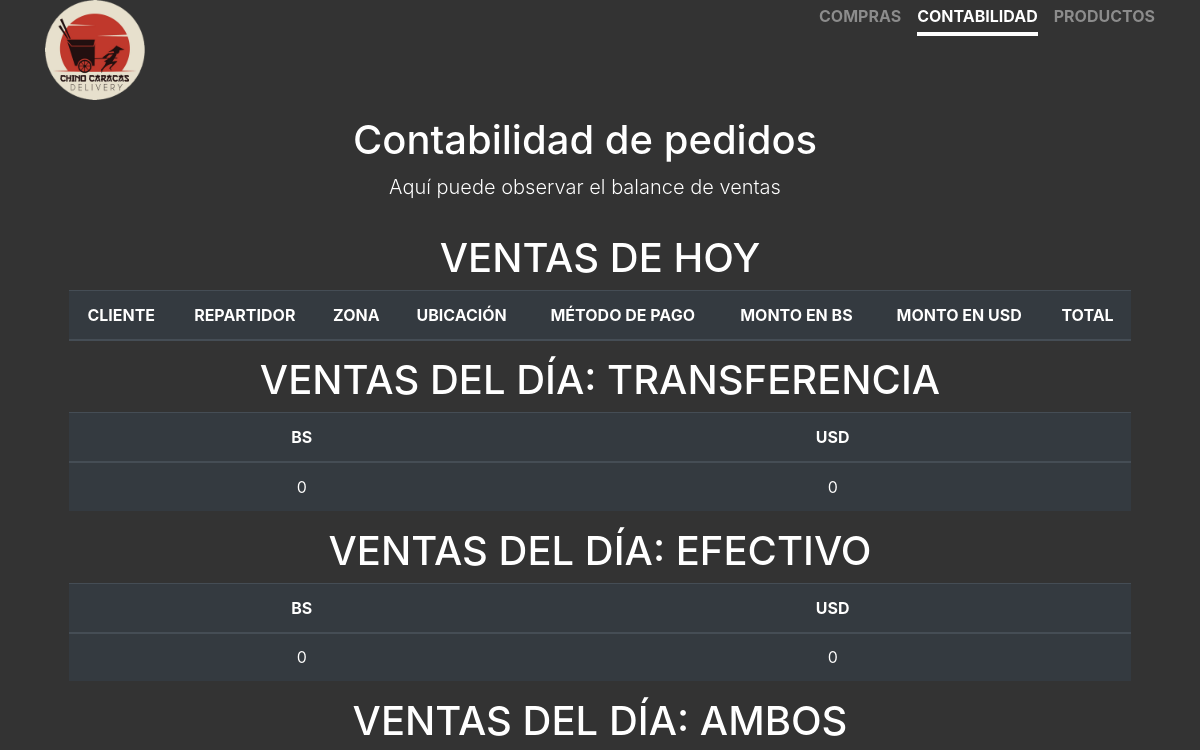
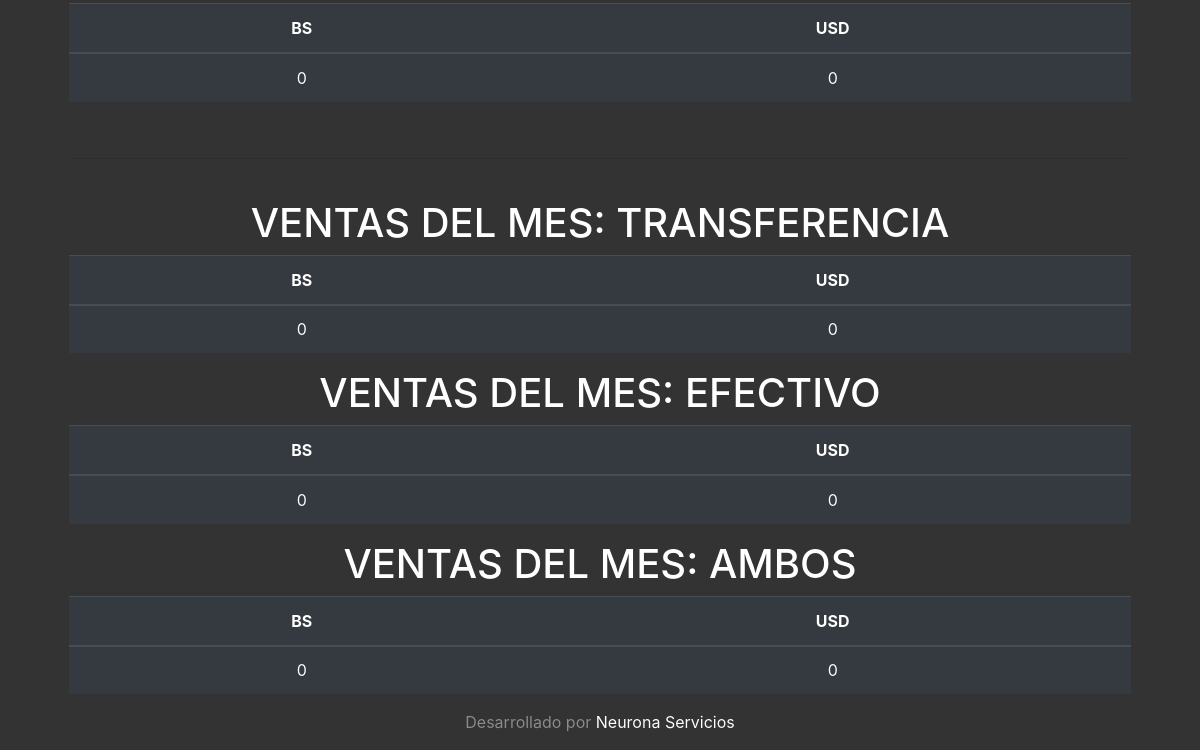
Before: /contabilidad.php with the older database file (2 pictures, top to bottom).
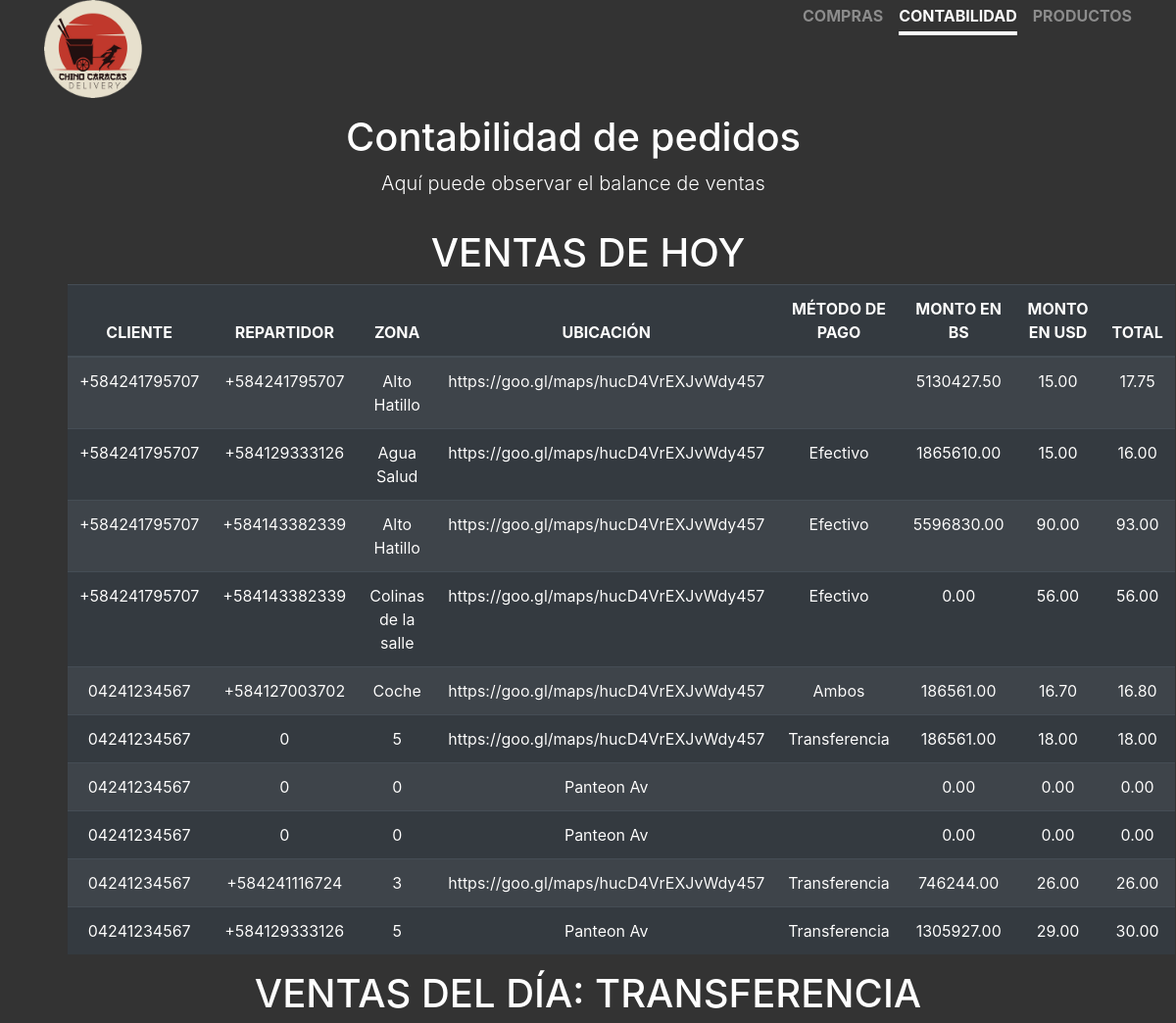
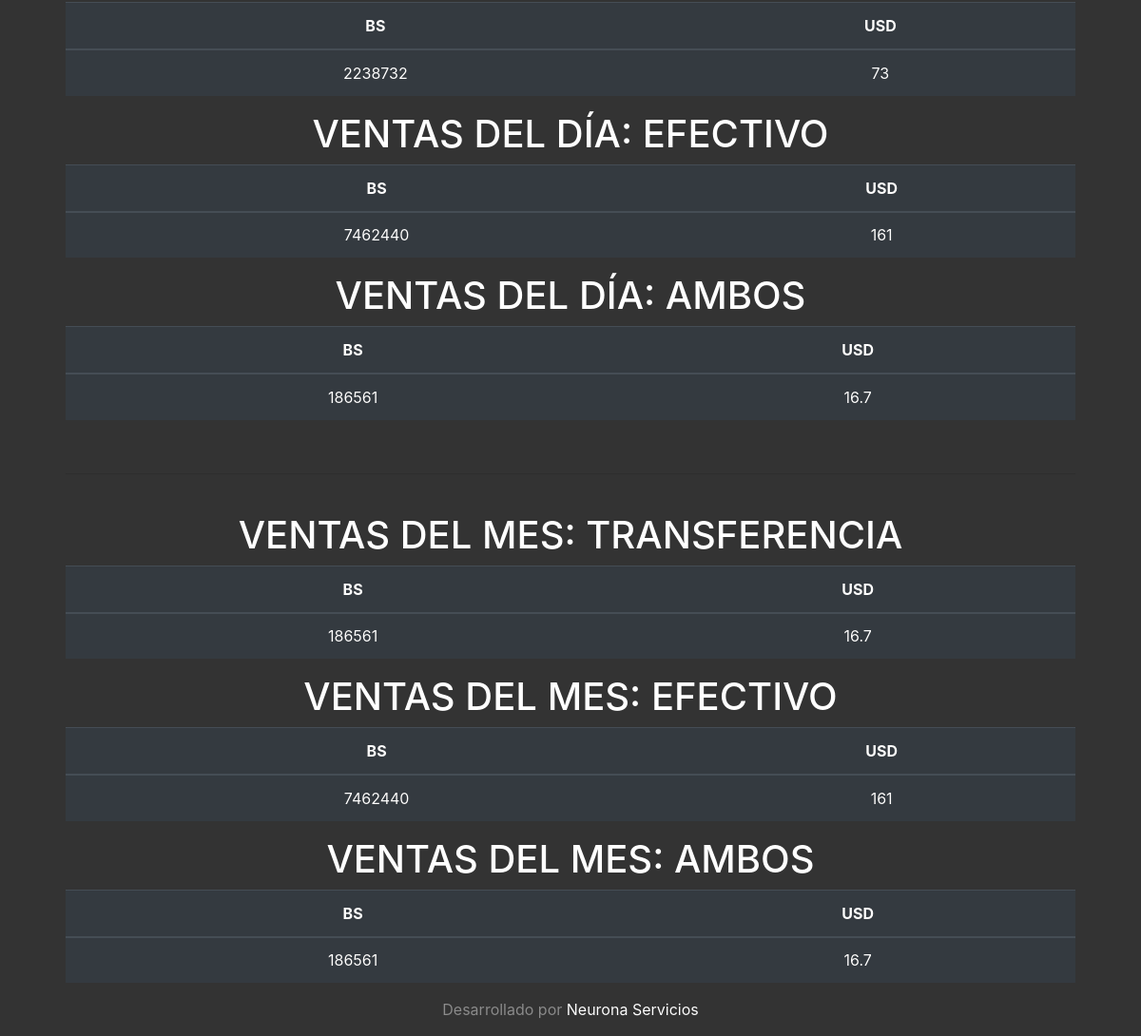
After: the same page with the newer database file (2 pictures, top to bottom).
### tables this page shows
CREATE TABLE `compras` (
  `id` int(20) NOT NULL,
  `numcliente` varchar(20) NOT NULL,
  `numrepartidor` varchar(20) NOT NULL,
  `direccion` varchar(500) NOT NULL,
  `zona` varchar(50) NOT NULL,
  `formapago` varchar(50) NOT NULL,
  `bs` decimal(25,2) NOT NULL,
  `usd` decimal(25,2) NOT NULL,
  `total` decimal(25,2) NOT NULL,
  `fecha_hora` timestamp NOT NULL DEFAULT current_timestamp()
);

### contabilidad.php (the view, shortened to what this page needs)
<?php
include('delivery.php');
?>
<!doctype html>
<html lang="es">
<head>
  <link rel="stylesheet" href="https://cdn.jsdelivr.net/npm/bootstrap@4.5.3/dist/css/bootstrap.min.css">
  <link href="./estilos.css" rel="stylesheet">
  </head>
  <body class="text-center">
    <div class="container">
      <header class="masthead mb-auto">
        <div class="inner">
          <img src="./img/logo.png" width="100em" height="100em" class="masthead-brand">
          <nav class="nav nav-masthead justify-content-center">
            <a class="nav-link" href="./home.php">COMPRAS</a>
            <a class="nav-link active" href="./contabilidad.php">CONTABILIDAD</a>
            <a class="nav-link" href="./menu.php">PRODUCTOS</a>
          </nav>
        </div>
      </header>
      <div class="row w-100 p-3">
        <div class="col">
         <h1 class="cover-heading">Contabilidad de pedidos</h1>
         <p class="lead">Aquí puede observar el balance de ventas</p>
       </div>
     </div>
     <main role="main" class="inner cover">
      <table class="table table-dark table-striped table-hover">
        <h1>VENTAS DE HOY</h1>
        <thead>
          <tr>
            <th scope="col">CLIENTE</th>
            <th scope="col">REPARTIDOR</th>
            <th scope="col">ZONA</th>
            <th scope="col">UBICACIÓN</th>
            <th scope="col">MÉTODO DE PAGO</th>
            <th scope="col">MONTO EN BS</th>
            <th scope="col">MONTO EN USD</th>
            <th scope="col">TOTAL</th>
          </tr>
        </thead>
        <?php
        $fecha_actual = date_parse(date("Y-m-d H:i:s"));
        ?>
            <?php foreach ($conex->query(' SELECT * FROM `compras` ORDER BY `compras`.`fecha_hora` DESC') as $row){
              $timestamp = date_parse($row['fecha_hora']);
              echo '<tr scope="row">';
              if ($timestamp["day"] === $fecha_actual["day"]){
                echo "<td>".$row['numcliente']."</td>" ;
                echo "<td>".$row['numrepartidor']."</td>" ;
                echo "<td>".$row['zona']."</td>" ;
                echo "<td>".$row['direccion']."</td>" ;
                echo "<td>".$row['formapago']."</td>" ;
                echo "<td>".$row['bs']."</td>" ;
                echo "<td>".$row['usd']."</td>" ;
                echo "<td>".$row['total']."</td>" ;
                echo '</tr>';
              }
            }
            ?>
          </table>
          <table class="table table-dark table-striped table-hover">
            <h1>VENTAS DEL DÍA: TRANSFERENCIA</h1>
            <thead>
              <tr>
                <th scope="col">BS</th>
                <th scope="col">USD</th>
              </tr>
            </thead>
            <?php
            $fecha_actual = date_parse(date("Y-m-d H:i:s"));
            $suma_diaria_bs=0;
            $suma_diaria_usd=0;
            ?>
            <?php foreach ($conex->query('SELECT * from compras') as $row){  ?>
              <?php $timestamp = date_parse($row['fecha_hora']) ?>
              <?php
              echo '<tr scope="row">';
              if ($timestamp["day"] === $fecha_actual["day"]){
                if ($row['formapago'] === "Transferencia"){
                  $suma_diaria_usd = $suma_diaria_usd + $row['usd'] ;
                  $suma_diaria_bs = $suma_diaria_bs + $row['bs'] ;
                }
              }
            }
            echo "<td>".$suma_diaria_bs."</td>" ;
            echo "<td>".$suma_diaria_usd ."</td>" ;
            echo '</tr>';
            ?>
          </table>
          <table class="table table-dark table-striped table-hover">
            <h1>VENTAS DEL DÍA: EFECTIVO</h1>
            <thead>
              <tr>
                <th scope="col">BS</th>
                <th scope="col">USD</th>
              </tr>
            </thead>
            <?php
            $fecha_actual = date_parse(date("Y-m-d H:i:s"));
            $suma_diaria_bs=0;
            $suma_diaria_usd=0;
            ?>
            <?php foreach ($conex->query('SELECT * from compras') as $row){  ?>
              <?php $timestamp = date_parse($row['fecha_hora']) ?>
              <?php
              echo '<tr scope="row">';
              if ($timestamp["day"] === $fecha_actual["day"]){
                if ($row['formapago'] === "Efectivo"){
                  $suma_diaria_usd = $suma_diaria_usd + $row['usd'] ;
                  $suma_diaria_bs = $suma_diaria_bs + $row['bs'] ;
                }
              }
            }
            echo "<td>".$suma_diaria_bs."</td>" ;
            echo "<td>".$suma_diaria_usd ."</td>" ;
            echo '</tr>';
            ?>
          </table>
          <table class="table table-dark table-striped table-hover">
            <h1>VENTAS DEL DÍA: AMBOS</h1>
            <thead>
              <tr>
                <th scope="col">BS</th>
                <th scope="col">USD</th>
              </tr>
            </thead>
            <?php
            $fecha_actual = date_parse(date("Y-m-d H:i:s"));
            $suma_diaria_bs=0;
            $suma_diaria_usd=0;
            ?>
            <?php foreach ($conex->query('SELECT * from compras') as $row){  ?>
              <?php $timestamp = date_parse($row['fecha_hora']) ?>
              <?php
              echo '<tr scope="row">';
              if ($timestamp["day"] === $fecha_actual["day"]){
                if ($row['formapago'] === "Ambos"){
                  $suma_diaria_usd = $suma_diaria_usd + $row['usd'] ;
                  $suma_diaria_bs = $suma_diaria_bs + $row['bs'] ;
                }
              }
            }
            echo "<td>".$suma_diaria_bs."</td>" ;
            echo "<td>".$suma_diaria_usd ."</td>" ;
            echo '</tr>';
            ?>
          </table>
          <br>
          <hr>
          <br>
          <table class="table table-dark table-striped table-hover">
            <h1>VENTAS DEL MES: TRANSFERENCIA</h1>
            <thead>
              <tr>
                <th scope="col">BS</th>
                <th scope="col">USD</th>
              </tr>
            </thead>
            <?php
            $fecha_actual = date_parse(date("Y-m-d H:i:s"));
            $suma_diaria_bs=0;
            $suma_diaria_usd=0;
            ?>
            <?php foreach ($conex->query('SELECT * from compras') as $row){  ?>
              <?php $timestamp = date_parse($row['fecha_hora']) ?>
              <?php
              echo '<tr scope="row">';
              if ($timestamp["month"] === $fecha_actual["month"]){
                if ($row['formapago'] === "Ambos"){
                  $suma_diaria_usd = $suma_diaria_usd + $row['usd'] ;
                  $suma_diaria_bs = $suma_diaria_bs + $row['bs'] ;
                }
              }
            }
            echo "<td>".$suma_diaria_bs."</td>" ;
            echo "<td>".$suma_diaria_usd ."</td>" ;
            echo '</tr>';
            ?>
          </table>
          <table class="table table-dark table-striped table-hover">
            <h1>VENTAS DEL MES: EFECTIVO</h1>
            <thead>
              <tr>
                <th scope="col">BS</th>
                <th scope="col">USD</th>
              </tr>
            </thead>
            <?php
            $fecha_actual = date_parse(date("Y-m-d H:i:s"));
            $suma_diaria_bs=0;
            $suma_diaria_usd=0;
            ?>
            <?php foreach ($conex->query('SELECT * from compras') as $row){  ?>
              <?php $timestamp = date_parse($row['fecha_hora']) ?>
              <?php
              echo '<tr scope="row">';
              if ($timestamp["month"] === $fecha_actual["month"]){
                if ($row['formapago'] === "Efectivo"){
                  $suma_diaria_usd = $suma_diaria_usd + $row['usd'] ;
                  $suma_diaria_bs = $suma_diaria_bs + $row['bs'] ;
                }
              }
            }
            echo "<td>".$suma_diaria_bs."</td>" ;
            echo "<td>".$suma_diaria_usd ."</td>" ;
            echo '</tr>';
            ?>
          </table>
          <table class="table table-dark table-striped table-hover">
            <h1>VENTAS DEL MES: AMBOS</h1>
            <thead>
              <tr>
                <th scope="col">BS</th>
                <th scope="col">USD</th>
              </tr>
            </thead>
            <?php
            $fecha_actual = date_parse(date("Y-m-d H:i:s"));
            $suma_diaria_bs=0;
            $suma_diaria_usd=0;
            ?>
            <?php foreach ($conex->query('SELECT * from compras') as $row){  ?>
              <?php $timestamp = date_parse($row['fecha_hora']) ?>
              <?php
              echo '<tr scope="row">';
              if ($timestamp["month"] === $fecha_actual["month"]){
                if ($row['formapago'] === "Ambos"){
                  $suma_diaria_usd = $suma_diaria_usd + $row['usd'] ;
                  $suma_diaria_bs = $suma_diaria_bs + $row['bs'] ;
                }
              }
            }
            echo "<td>".$suma_diaria_bs."</td>" ;
            echo "<td>".$suma_diaria_usd ."</td>" ;
            echo '</tr>';
            ?>
          </table>
        </main>
        <footer class="mastfoot mt-auto">
          <div class="inner">
            <p>Desarrollado por <a href="https://www.instagram.com/neurona.servicios">Neurona Servicios</a></p>
          </div>
        </footer>
      </div>
    </body>
    </html>

### estilos.css (style rules this page uses)
a, a:focus, a:hover { color: #fff; }
html, body { background-color: #333; }
body { display: -ms-flexbox; color: #fff; text-shadow: 0 0 0 rgba(0, 0, 0, .5); }
.masthead { margin-bottom: 2rem; }
.masthead-brand { margin-bottom: 0; }
.nav-masthead .nav-link { padding: .25rem 0; font-weight: 700; color: rgba(255, 255, 255, .5); background-color: transparent; border-bottom: .25rem solid transparent; }
.nav-masthead .nav-link + .nav-link { margin-left: 1rem; }
.nav-masthead .active { color: #fff; border-bottom-color: #fff; }
@media (min-width: 48em) { .masthead-brand { float: left; } }
@media (min-width: 48em) { .nav-masthead { float: right; } }
.cover { padding: 0 1.5rem; }
.mastfoot { color: rgba(255, 255, 255, .5); }

Changed rows visible on the page:
added compras: numcliente "+584241795707", numrepartidor "+584241795707", zona "Alto Hatillo", direccion "https://goo.gl/maps/hucD4VrEXJvWdy457", bs "5130427.50", usd "15.00", total "17.75"
added compras: numcliente "+584241795707", numrepartidor "+584129333126", zona "Agua Salud", direccion "https://goo.gl/maps/hucD4VrEXJvWdy457", formapago "Efectivo", bs "1865610.00", usd "15.00", total "16.00", shown under "VENTAS DE HOY"
added compras: numcliente "+584241795707", numrepartidor "+584143382339", zona "Alto Hatillo", direccion "https://goo.gl/maps/hucD4VrEXJvWdy457", formapago "Efectivo", bs "5596830.00", usd "90.00", total "93.00", shown under "VENTAS DE HOY"
added compras: numcliente "+584241795707", numrepartidor "+584143382339", zona "Colinas de la salle", direccion "https://goo.gl/maps/hucD4VrEXJvWdy457", formapago "Efectivo", bs "0.00", usd "56.00", total "56.00", shown under "VENTAS DE HOY"
added compras: numcliente "04241234567", numrepartidor "+584127003702", zona "Coche", direccion "https://goo.gl/maps/hucD4VrEXJvWdy457", formapago "Ambos", bs "186561.00", usd "16.70", total "16.80", shown under "VENTAS DE HOY"
added compras: numcliente "04241234567", numrepartidor "0", zona "5", direccion "https://goo.gl/maps/hucD4VrEXJvWdy457", formapago "Transferencia", bs "186561.00", usd "18.00", total "18.00", shown under "VENTAS DE HOY"
added compras: numcliente "04241234567", numrepartidor "0", zona "0", direccion "Panteon Av", bs "0.00", usd "0.00", total "0.00", shown under "VENTAS DE HOY"
added compras: numcliente "04241234567", numrepartidor "0", zona "0", direccion "Panteon Av", bs "0.00", usd "0.00", total "0.00", shown under "VENTAS DE HOY"
added compras: numcliente "04241234567", numrepartidor "+584241116724", zona "3", direccion "https://goo.gl/maps/hucD4VrEXJvWdy457", formapago "Transferencia", bs "746244.00", usd "26.00", total "26.00", shown under "VENTAS DE HOY"
added compras: numcliente "04241234567", numrepartidor "+584129333126", zona "5", direccion "Panteon Av", formapago "Transferencia", bs "1305927.00", usd "29.00", total "30.00", shown under "VENTAS DE HOY"
Other visible differences:
$suma_diaria_bs: "0" → "2238732"
$suma_diaria_usd: "0" → "73"
$suma_diaria_bs: "0" → "7462440"
$suma_diaria_usd: "0" → "161"
$suma_diaria_bs: "0" → "186561"
$suma_diaria_usd: "0" → "16.7"
